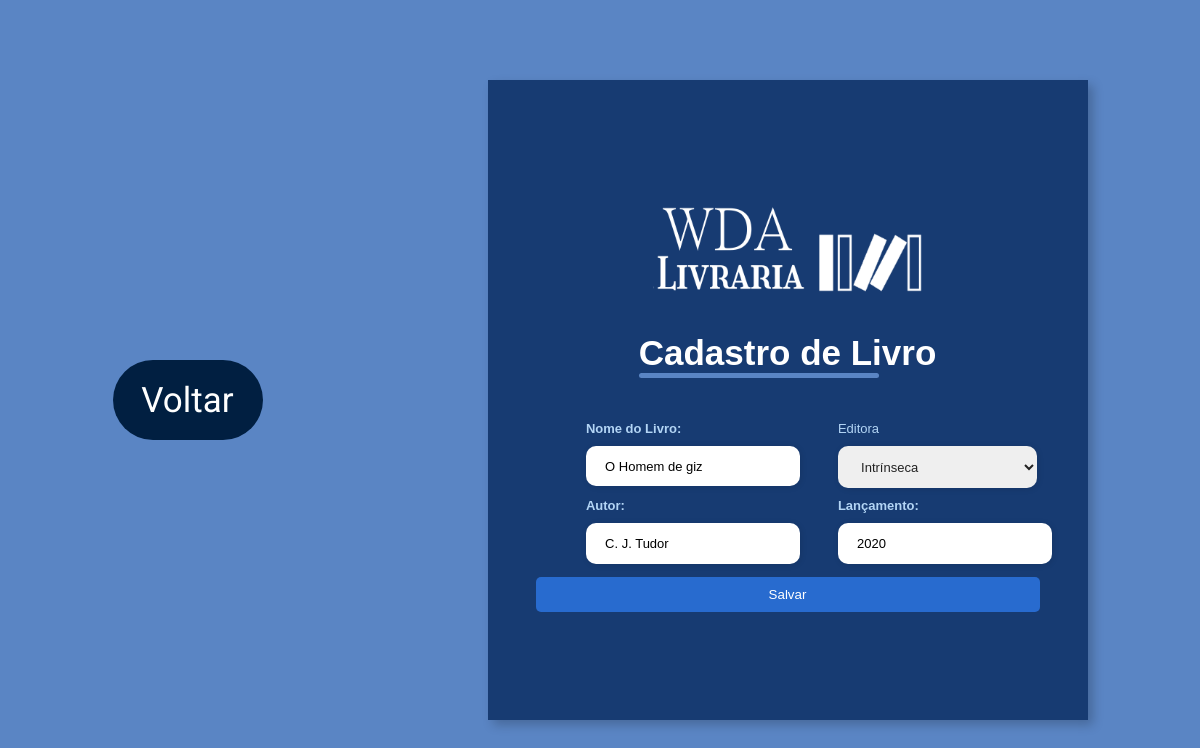
Page /UPDATE/u_livro.php?id_livro=1 on the committed database.
### tables this page shows
CREATE TABLE `livro` (
  `id_livro` int NOT NULL AUTO_INCREMENT,
  `nome_livro` varchar(80) NOT NULL,
  `editora` varchar(50) NOT NULL,
  `autor` varchar(50) NOT NULL,
  `lancamento` year NOT NULL,
  PRIMARY KEY (`id_livro`)
);

### UPDATE/u_livro.php (the view, shortened to what this page needs)
<?php
include_once('../config.php');
if (!empty($_GET['id_livro'])) {
    $id_livro = $_GET['id_livro'];
    $sqlSelect = "SELECT * FROM livro WHERE id_livro=$id_livro";
    $result = $conexao->query($sqlSelect);
    if ($result->num_rows > 0) {
        while ($user_data = mysqli_fetch_assoc($result)) {
            $nome_livro = $user_data['nome_livro'];
            $editora = $user_data['editora'];
            $autor = $user_data['autor'];
            $lancamento = $user_data['lancamento'];
        }
    } else {
        header('Location: ../READ/livro.php');
        exit();
    }
} else {
    header('Location: ../READ/livro.php');
    exit();
}
?>
<!DOCTYPE html>
<html lang="pt-br">
<head>
    <link rel="stylesheet" href="../estilos/style_cadastro2.css">
</head>
<body>
    <button><a href="../READ/livro.php">Voltar</a></button>
    <div class="container">
        <div class="form">
            <img id="logo4branca" src="../img/logo4branca.png">
            <form action="./save_livro.php" method="POST">
                <div class="form-header">
                    <div class="title">
                        <h1>Cadastro de Livro</h1>
                    </div>
                </div>
                <div class="input-group">
                    <div class="input-box">
                        <label for="nome_livro"><b>Nome do Livro:</b></label>
                        <input name="nome_livro" id="nome_livro" type="text" value="<?php echo $nome_livro ?>" placeholder="Digite o nome do livro" required>
                    </div>
                    <div class="input-box">
                        <div class="select">
                            <label for="editora">Editora</label>
                            <select class="select" name="editora">
                                <?php
                                include_once('../config.php');
                                $sql = "SELECT * FROM editora ORDER BY id_editora";
                                $res = mysqli_query($conexao, $sql);
                                while ($user_editora = mysqli_fetch_assoc($res)) {
                                    $nome_editora = $user_editora['nome_editora'];
                                    if ($nome_editora == $editora) {
                                        echo "<option value='$nome_editora' selected >$nome_editora</option>";
                                    } else {
                                        echo "<option value='$nome_editora'>$nome_editora</option>";
                                    }
                                }
                                ?>
                            </select>
                        </div>
                    </div>
                    <div class="input-box">
                        <label for="autor"><b>Autor:</b></label>
                        <input name="autor" id="autor" type="text" value="<?php echo $autor ?>" placeholder="Digite o autor
                        <div class=" input-box">
                    </div>
                    <div class="input-box">
                        <label for="lancamento"><b>Lançamento:</b></label>
                        <input name="lancamento" id="lancamento" type="lancamento" value="<?php echo $lancamento ?>" placeholder="Digite o lançamento" required>
                    </div>
                    <input type="submit" name="update" id="update" class="continue-button" value="Salvar">
                </div>
            </form>
        </div>
    </div>
</body>
</html>

### estilos/style_cadastro2.css (style rules this page uses)
* { margin: 0 auto; padding: 0; box-sizing: border-box; }
body { width: 100%; height: 100vh; display: flex; align-items: center; background-color: #5a85c4; }
h1 { font-family: Arial, Helvetica, sans-serif; color: #FFFFFF; font-size: 35px; }
.container { width: 80%; height: 80vh; display: flex; background-color: #173b72; box-shadow: 5px 5px 10px rgba(0, 0, 0, .212); }
.form { width: 50%; display: flex; justify-content: center; align-items: center; flex-direction: column; background-color: #173b72; padding: 3rem; }
#logo4branca { width: 300px; margin-bottom: 30px; display: flex; }
.form-header { margin-bottom: 3rem; display: flex; }
.title { text-align: center; }
.form-header h1::after { content: ''; display: block; width: 15rem; height: 0.3rem; background-color: #5a85c4; margin: 0 auto; position: absolute; border-radius: 10px; }
.input-group { display: flex; flex-wrap: wrap; }
.input-box { flex-direction: column; width: 31%; font-size: 13px; color: rgb(179, 213, 245); font-family: Arial, Helvetica, sans-serif; margin-left: 10%; }
.input-box select { margin: 10px 0; padding: 0.8rem 1.2rem; border: none; border-radius: 10px; box-shadow: 1px 1px 6px #0000001c; font-size: 13px; color: rgb(34, 34, 34); width: 199px; }
.input-box select option { color: #286bcf; }
.input-box input { margin: 10px 0; padding: 0.8rem 1.2rem; border: none; border-radius: 10px; box-shadow: 1px 1px 6px #0000001c; font-size: 13px; }
.input-box input::placeholder { color: rgb(158, 158, 158); }
#update { width: 100%; margin-top: 0.2rem; border: none; background-color: #286bcf; padding: 0.62rem; border-radius: 5px; cursor: pointer; color: white; }
button { background-color: #011f41; font-size: 35px; border-radius: 80px; width: 150px; height: 80px; border: none; }
button a { color: white; text-decoration: none; cursor: pointer; font-family: 'Instrument Serif', serif; font-family: 'Roboto', sans-serif; }
@media screen and (max-width: 1330px) { .container { width: 50%; } }
@media screen and (max-width: 1330px) { .form { width: 100%; } }

### rows in the picture
livro: nome_livro "O Homem de giz", autor "C. J. Tudor", lancamento "2020"

### other values in the picture
form field editora "Intrínseca"
